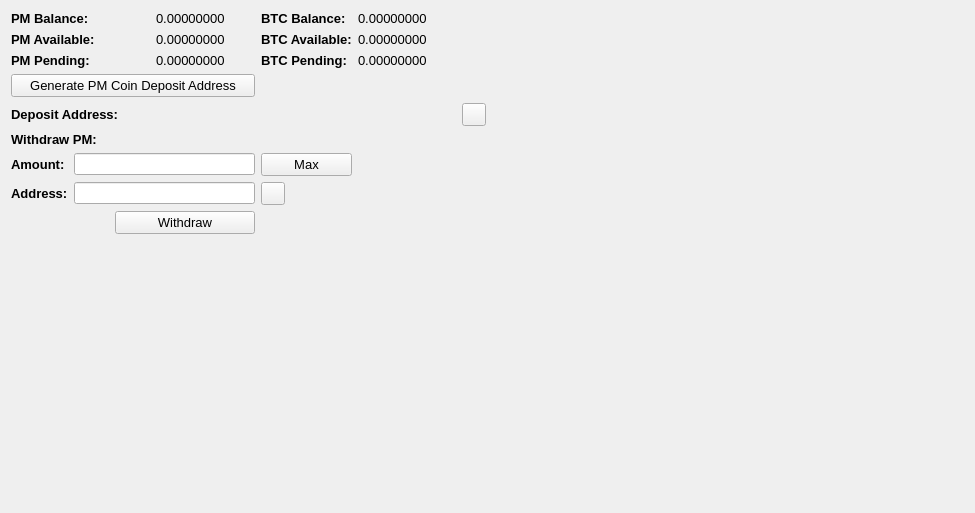
     <widget class="QWidget" name="BalanceTab">
      <attribute name="title">
       <string>Balance</string>
      </attribute>
      <layout class="QGridLayout" name="gridLayout_2">
       <item row="0" column="0" colspan="2">
        <widget class="QLabel" name="label_11">
         <property name="font">
          <font>
           <pointsize>10</pointsize>
           <weight>75</weight>
           <bold>true</bold>
          </font>
         </property>
         <property name="text">
          <string>PM Balance:</string>
         </property>
        </widget>
       </item>
       <item row="0" column="3">
        <widget class="QLabel" name="PMBalanceLabel">
         <property name="font">
          <font>
           <pointsize>10</pointsize>
          </font>
         </property>
         <property name="text">
          <string>0.00000000</string>
         </property>
         <property name="textInteractionFlags">
          <set>Qt::LinksAccessibleByMouse|Qt::TextSelectableByMouse</set>
         </property>
        </widget>
       </item>
       <item row="0" column="4">
        <widget class="QLabel" name="label_12">
         <property name="font">
          <font>
           <pointsize>10</pointsize>
           <weight>75</weight>
           <bold>true</bold>
          </font>
         </property>
         <property name="text">
          <string>BTC Balance:</string>
         </property>
        </widget>
       </item>
       <item row="0" column="5">
        <widget class="QLabel" name="BitcoinBalanceLabel">
         <property name="font">
          <font>
           <pointsize>10</pointsize>
          </font>
         </property>
         <property name="text">
          <string>0.00000000</string>
         </property>
         <property name="textInteractionFlags">
          <set>Qt::LinksAccessibleByMouse|Qt::TextSelectableByMouse</set>
         </property>
        </widget>
       </item>
       <item row="0" column="7" rowspan="10">
        <spacer name="horizontalSpacer_4">
         <property name="orientation">
          <enum>Qt::Horizontal</enum>
         </property>
         <property name="sizeHint" stdset="0">
          <size>
           <width>478</width>
           <height>488</height>
          </size>
         </property>
        </spacer>
       </item>
       <item row="1" column="0" colspan="2">
        <widget class="QLabel" name="label_13">
         <property name="font">
          <font>
           <pointsize>10</pointsize>
           <weight>75</weight>
           <bold>true</bold>
          </font>
         </property>
         <property name="text">
          <string>PM Available:</string>
         </property>
        </widget>
       </item>
       <item row="1" column="3">
        <widget class="QLabel" name="PMAvailableLabel_2">
         <property name="font">
          <font>
           <pointsize>10</pointsize>
          </font>
         </property>
         <property name="text">
          <string>0.00000000</string>
         </property>
         <property name="textInteractionFlags">
          <set>Qt::LinksAccessibleByMouse|Qt::TextSelectableByMouse</set>
         </property>
        </widget>
       </item>
       <item row="1" column="4">
        <widget class="QLabel" name="label_15">
         <property name="font">
          <font>
           <pointsize>10</pointsize>
           <weight>75</weight>
           <bold>true</bold>
          </font>
         </property>
         <property name="text">
          <string>BTC Available:</string>
         </property>
        </widget>
       </item>
       <item row="1" column="5">
        <widget class="QLabel" name="BitcoinAvailableLabel">
         <property name="font">
          <font>
           <pointsize>10</pointsize>
          </font>
         </property>
         <property name="text">
          <string>0.00000000</string>
         </property>
         <property name="textInteractionFlags">
          <set>Qt::LinksAccessibleByMouse|Qt::TextSelectableByMouse</set>
         </property>
        </widget>
       </item>
       <item row="2" column="0" colspan="2">
        <widget class="QLabel" name="label_14">
         <property name="font">
          <font>
           <pointsize>10</pointsize>
           <weight>75</weight>
           <bold>true</bold>
          </font>
         </property>
         <property name="text">
          <string>PM Pending:</string>
         </property>
        </widget>
       </item>
       <item row="2" column="3">
        <widget class="QLabel" name="PMPendingLabel">
         <property name="font">
          <font>
           <pointsize>10</pointsize>
          </font>
         </property>
         <property name="text">
          <string>0.00000000</string>
         </property>
         <property name="textInteractionFlags">
          <set>Qt::LinksAccessibleByMouse|Qt::TextSelectableByMouse</set>
         </property>
        </widget>
       </item>
       <item row="2" column="4">
        <widget class="QLabel" name="label_31">
         <property name="font">
          <font>
           <pointsize>10</pointsize>
           <weight>75</weight>
           <bold>true</bold>
          </font>
         </property>
         <property name="text">
          <string>BTC Pending:</string>
         </property>
        </widget>
       </item>
       <item row="2" column="5">
        <widget class="QLabel" name="BitcoinPendingLabel">
         <property name="font">
          <font>
           <pointsize>10</pointsize>
          </font>
         </property>
         <property name="text">
          <string>0.00000000</string>
         </property>
         <property name="textInteractionFlags">
          <set>Qt::LinksAccessibleByMouse|Qt::TextSelectableByMouse</set>
         </property>
        </widget>
       </item>
       <item row="3" column="0" colspan="4">
        <widget class="QPushButton" name="GenDepositBTN">
         <property name="font">
          <font>
           <pointsize>10</pointsize>
          </font>
         </property>
         <property name="text">
          <string>Generate PM Coin Deposit Address</string>
         </property>
        </widget>
       </item>
       <item row="4" column="0" colspan="3">
        <widget class="QLabel" name="label_33">
         <property name="font">
          <font>
           <pointsize>10</pointsize>
           <weight>75</weight>
           <bold>true</bold>
          </font>
         </property>
         <property name="text">
          <string>Deposit Address:</string>
         </property>
        </widget>
       </item>
       <item row="4" column="3" colspan="3">
        <widget class="QLabel" name="DepositAddressLabel">
         <property name="minimumSize">
          <size>
           <width>300</width>
           <height>0</height>
          </size>
         </property>
         <property name="palette">
          <palette>
           <active>
            <colorrole role="WindowText">
             <brush brushstyle="SolidPattern">
              <color alpha="255">
               <red>0</red>
               <green>0</green>
               <blue>0</blue>
              </color>
             </brush>
            </colorrole>
            <colorrole role="Text">
             <brush brushstyle="SolidPattern">
              <color alpha="255">
               <red>0</red>
               <green>0</green>
               <blue>255</blue>
              </color>
             </brush>
            </colorrole>
           </active>
           <inactive>
            <colorrole role="WindowText">
             <brush brushstyle="SolidPattern">
              <color alpha="255">
               <red>0</red>
               <green>0</green>
               <blue>0</blue>
              </color>
             </brush>
            </colorrole>
            <colorrole role="Text">
             <brush brushstyle="SolidPattern">
              <color alpha="255">
               <red>0</red>
               <green>0</green>
               <blue>255</blue>
              </color>
             </brush>
            </colorrole>
           </inactive>
           <disabled>
            <colorrole role="WindowText">
             <brush brushstyle="SolidPattern">
              <color alpha="255">
               <red>120</red>
               <green>120</green>
               <blue>120</blue>
              </color>
             </brush>
            </colorrole>
            <colorrole role="Text">
             <brush brushstyle="SolidPattern">
              <color alpha="255">
               <red>120</red>
               <green>120</green>
               <blue>120</blue>
              </color>
             </brush>
            </colorrole>
           </disabled>
          </palette>
         </property>
         <property name="font">
          <font>
           <pointsize>10</pointsize>
           <weight>75</weight>
           <bold>true</bold>
          </font>
         </property>
         <property name="text">
          <string/>
         </property>
         <property name="alignment">
          <set>Qt::AlignRight|Qt::AlignTrailing|Qt::AlignVCenter</set>
         </property>
         <property name="textInteractionFlags">
          <set>Qt::LinksAccessibleByMouse|Qt::TextSelectableByKeyboard|Qt::TextSelectableByMouse</set>
         </property>
        </widget>
       </item>
       <item row="4" column="6">
        <widget class="QToolButton" name="DepositCopyButton">
         <property name="toolTip">
          <string>Copy to clipboard</string>
         </property>
         <property name="text">
          <string/>
         </property>
         <property name="icon">
          <iconset resource="../bitcoin.qrc">
           <normaloff>:/icons/editcopy</normaloff>:/icons/editcopy</iconset>
         </property>
         <property name="shortcut">
          <string>Alt+P</string>
         </property>
        </widget>
       </item>
       <item row="5" column="0" colspan="2">
        <widget class="QLabel" name="label_34">
         <property name="font">
          <font>
           <pointsize>10</pointsize>
           <weight>75</weight>
           <bold>true</bold>
          </font>
         </property>
         <property name="text">
          <string>Withdraw PM:</string>
         </property>
        </widget>
       </item>
       <item row="6" column="0">
        <widget class="QLabel" name="label_26">
         <property name="font">
          <font>
           <pointsize>10</pointsize>
           <weight>75</weight>
           <bold>true</bold>
          </font>
         </property>
         <property name="text">
          <string>Amount:</string>
         </property>
        </widget>
       </item>
       <item row="6" column="1" colspan="3">
        <widget class="QLineEdit" name="WithdrawUnitsInput">
         <property name="font">
          <font>
           <pointsize>9</pointsize>
           <weight>75</weight>
           <bold>true</bold>
          </font>
         </property>
         <property name="text">
          <string/>
         </property>
        </widget>
       </item>
       <item row="6" column="4">
        <widget class="QPushButton" name="Withdraw_Max_Amount">
         <property name="font">
          <font>
           <pointsize>10</pointsize>
          </font>
         </property>
         <property name="text">
          <string>Max</string>
         </property>
        </widget>
       </item>
       <item row="7" column="0">
        <widget class="QLabel" name="label_10">
         <property name="font">
          <font>
           <pointsize>10</pointsize>
           <weight>75</weight>
           <bold>true</bold>
          </font>
         </property>
         <property name="text">
          <string>Address:</string>
         </property>
        </widget>
       </item>
       <item row="7" column="1" colspan="3">
        <widget class="QLineEdit" name="WithdrawAddress">
         <property name="font">
          <font>
           <pointsize>9</pointsize>
           <weight>75</weight>
           <bold>true</bold>
          </font>
         </property>
        </widget>
       </item>
       <item row="7" column="4">
        <widget class="QToolButton" name="WithdrawPasteButton">
         <property name="toolTip">
          <string>Paste from clipboard</string>
         </property>
         <property name="text">
          <string/>
         </property>
         <property name="icon">
          <iconset resource="../bitcoin.qrc">
           <normaloff>:/icons/editpaste</normaloff>:/icons/editpaste</iconset>
         </property>
         <property name="shortcut">
          <string>Alt+P</string>
         </property>
        </widget>
       </item>
       <item row="8" column="2" colspan="2">
        <widget class="QPushButton" name="WithdrawUnitsBtn">
         <property name="font">
          <font>
           <pointsize>10</pointsize>
          </font>
         </property>
         <property name="text">
          <string>Withdraw</string>
         </property>
        </widget>
       </item>
       <item row="9" column="0" colspan="6">
        <spacer name="verticalSpacer">
         <property name="orientation">
          <enum>Qt::Vertical</enum>
         </property>
         <property name="sizeHint" stdset="0">
          <size>
           <width>428</width>
           <height>262</height>
          </size>
         </property>
        </spacer>
       </item>
      </layout>
      <zorder>label_31</zorder>
      <zorder>label_15</zorder>
      <zorder>label_12</zorder>
      <zorder>label_14</zorder>
      <zorder>label_13</zorder>
      <zorder>label_11</zorder>
      <zorder>BitcoinBalanceLabel</zorder>
      <zorder>PMBalanceLabel</zorder>
      <zorder>PMAvailableLabel_2</zorder>
      <zorder>PMPendingLabel</zorder>
      <zorder>BitcoinAvailableLabel</zorder>
      <zorder>BitcoinPendingLabel</zorder>
      <zorder>label_33</zorder>
      <zorder>GenDepositBTN</zorder>
      <zorder>DepositAddressLabel</zorder>
      <zorder>Withdraw_Max_Amount</zorder>
      <zorder>label_34</zorder>
      <zorder>WithdrawUnitsInput</zorder>
      <zorder>label_10</zorder>
      <zorder>label_26</zorder>
      <zorder>WithdrawAddress</zorder>
      <zorder>WithdrawUnitsBtn</zorder>
      <zorder>horizontalSpacer_4</zorder>
      <zorder>verticalSpacer</zorder>
      <zorder>WithdrawPasteButton</zorder>
      <zorder>DepositCopyButton</zorder>
     </widget>
